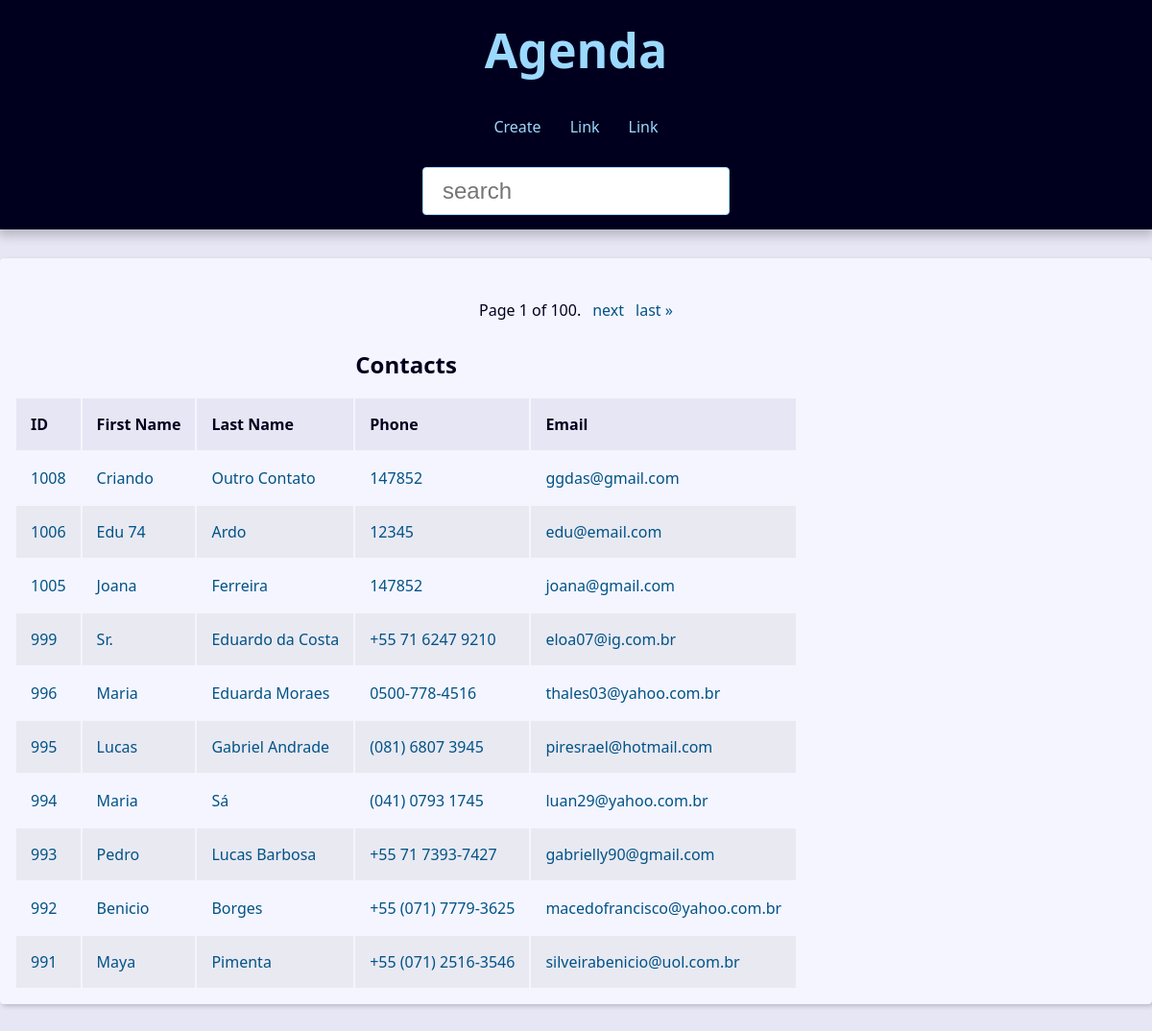
The page / on the database its author committed.
### contact/models.py (models this page shows, shortened)
class Contact(models.Model): # Criação da tabela / model
    first_name = models.CharField(max_length=50) # Max lenght (Máximo de letras)
    last_name = models.CharField(max_length=50)
    phone = models.CharField (max_length=50)
    email = models.EmailField(max_length=254, blank=True)
    created_date = models.DateTimeField(default=timezone.now)
    description = models.TextField(blank=True) # Por ser Text, não é obrigatório colocar o limitador de caracteres
    show = models.BooleanField(default=True)
    picture = models.ImageField(blank=True, upload_to='pictures/%Y/%m/') # upload_to --> Pra qual pasta enviar
    category = models.ForeignKey(Category, on_delete=models.SET_NULL, blank=True, null=True)
    owner = models.ForeignKey(
        User,
        on_delete=models.SET_NULL,
        blank=True, null=True
    )

### contact/views/contact_views.py (the view)
# urls.py: path('', views.index, name='index'),
def index(request):
    contacts = Contact.objects\
        .filter(show=True)\
        .order_by('-id')#[:10]
    paginator = Paginator(contacts, 10)
    page_number = request.GET.get("page")
    page_obj = paginator.get_page(page_number)
    print(contacts.query)
    context = {
        'page_obj': page_obj,
        'site_title': 'Contatos - ',
    }
    return render(
        request,
        'contact/index.html',
        context
    )

### contact/templates/contact/index.html (shortened to what this page needs)
{% extends "global/base.html" %}
{% block content %}
{% if page_obj %}
    <div class="responsive-table">
        <table>
            <caption class="table-caption">
                Contacts
            </caption>
            <thead>
                <tr class="table-row table-row-header">
                    <th class="table-header"> ID </th>
                    <th class="table-header"> First Name </th>
                    <th class="table-header"> Last Name </th>
                    <th class="table-header"> Phone </th>
                    <th class="table-header"> Email </th>
                </tr>
            </thead>
            <tbody>
                {% for contact in page_obj %}
                    <tr class="table-row">
                        <td class="table-cel">
                            <a class="table-link" href="{% url 'contact:contact' contact.id %}">
                                {{ contact.id }}
                            </a>
                        </td>
                        <td class="table-cel">
                            <a class="table-link" href="#">
                                {{ contact.first_name }}
                            </a>
                        </td>
                        <td class="table-cel">
                            <a class="table-link" href="#">
                                {{ contact.last_name }}
                            </a>
                        </td>
                        <td class="table-cel">
                            <a class="table-link" href="#">
                                {{ contact.phone }}
                            </a>
                        </td>
                        <td class="table-cel">
                            <a class="table-link" href="#">
                                {{ contact.email }}
                            </a>
                        </td>
                    </tr>
                {% endfor %}
            </tbody>
    </div>
{% else %}
<div class="single-contact">
    <h1 class="single-contact-name">
        Nenhum contato encontrado.
    </h1>
</div>
{% endif %}
{% endblock content %}

### base_static/global/css/style.css (style rules this page uses)
:root { --spacing: 1.5rem; --link-dark-color: rgb(0, 83, 134); --link-light-color: rgb(156, 217, 255); --clr-white: rgb(245, 245, 255); --clr-black: rgb(0, 0, 30); --clr-light-gray: rgb(230, 230, 245); --clr-dark-shadow-5: rgba(0, 0, 10, 5%); --clr-dark-shadow-10: rgba(0, 0, 10, 10%); --clr-dark-shadow-20: rgba(0, 0, 10, 20%); --clr-light-shadow-5: rgba(200, 200, 255, 5%); --clr-light-shadow-10: rgba(200, 200, 255, 10%); --clr-light-shadow-20: rgba(200, 200, 255, 20%); --main-page-width: 120rem; --table-min-width: 60rem; --biggest-font-size: 5rem; --bigger-font-size: 4rem; --big-font-size: 3.2rem; --medium-font-size: 2.4rem; --small-font-size: 1.6rem; --smaller-font-size: 1.4rem; --smallest-font-size: 1.2rem; --transition-fast: 300ms; --transition-medium: 600ms; --transition-slow: 1s; --default-border-radius: 4px; }
*, *::before, *::after { margin: 0; padding: 0; box-sizing: border-box; }
html { font-size: 62.5%; }
body { font-family: system-ui, -apple-system, BlinkMacSystemFont, 'Segoe UI', Roboto, Oxygen, Ubuntu, Cantarell, 'Open Sans', 'Helvetica Neue', sans-serif; line-height: 1.5; font-size: var(--small-font-size); color: var(--clr-black); -webkit-font-smoothing: antialiased; background: var(--clr-light-gray); }
.responsive-table { width: 100%; overflow-x: auto; }
.table-caption { font-size: var(--medium-font-size); font-weight: bold; padding: var(--spacing); }
.table-row { text-align: left; text-overflow: ellipsis; transition: background-color var(--transition-fast) ease-in-out; }
.table-row:nth-of-type(2n) { background: var(--clr-dark-shadow-5); }
.table-row-header { background: var(--clr-light-gray); color: var(--clr-black); }
.table-cel, .table-header { padding: var(--spacing); }
.table-link { color: var(--link-dark-color); transition: color var(--transition-fast) ease-in-out; text-decoration: none; }

### rows shown on the page
Contact: id "1008", first_name "Criando", last_name "Outro Contato", phone "147852", email "ggdas@gmail.com"
Contact: id "1006", first_name "Edu 74", last_name "Ardo", phone "12345", email "edu@email.com"
Contact: id "1005", first_name "Joana", last_name "Ferreira", phone "147852", email "joana@gmail.com"
Contact: id "999", first_name "Sr.", last_name "Eduardo da Costa", phone "+55 71 6247 9210", email "eloa07@ig.com.br"
Contact: id "996", first_name "Maria", last_name "Eduarda Moraes", phone "0500-778-4516", email "thales03@yahoo.com.br"
Contact: id "995", first_name "Lucas", last_name "Gabriel Andrade", phone "(081) 6807 3945", email "piresrael@hotmail.com"
Contact: id "994", first_name "Maria", last_name "Sá", phone "(041) 0793 1745", email "luan29@yahoo.com.br"
Contact: id "993", first_name "Pedro", last_name "Lucas Barbosa", phone "+55 71 7393-7427", email "gabrielly90@gmail.com"
Contact: id "992", first_name "Benicio", last_name "Borges", phone "+55 (071) 7779-3625", email "macedofrancisco@yahoo.com.br"
Contact: id "991", first_name "Maya", last_name "Pimenta", phone "+55 (071) 2516-3546", email "silveirabenicio@uol.com.br"

### other values the page prints
{{ page_obj.number }} "1"
{{ page_obj.paginator.num_pages }} "100"
